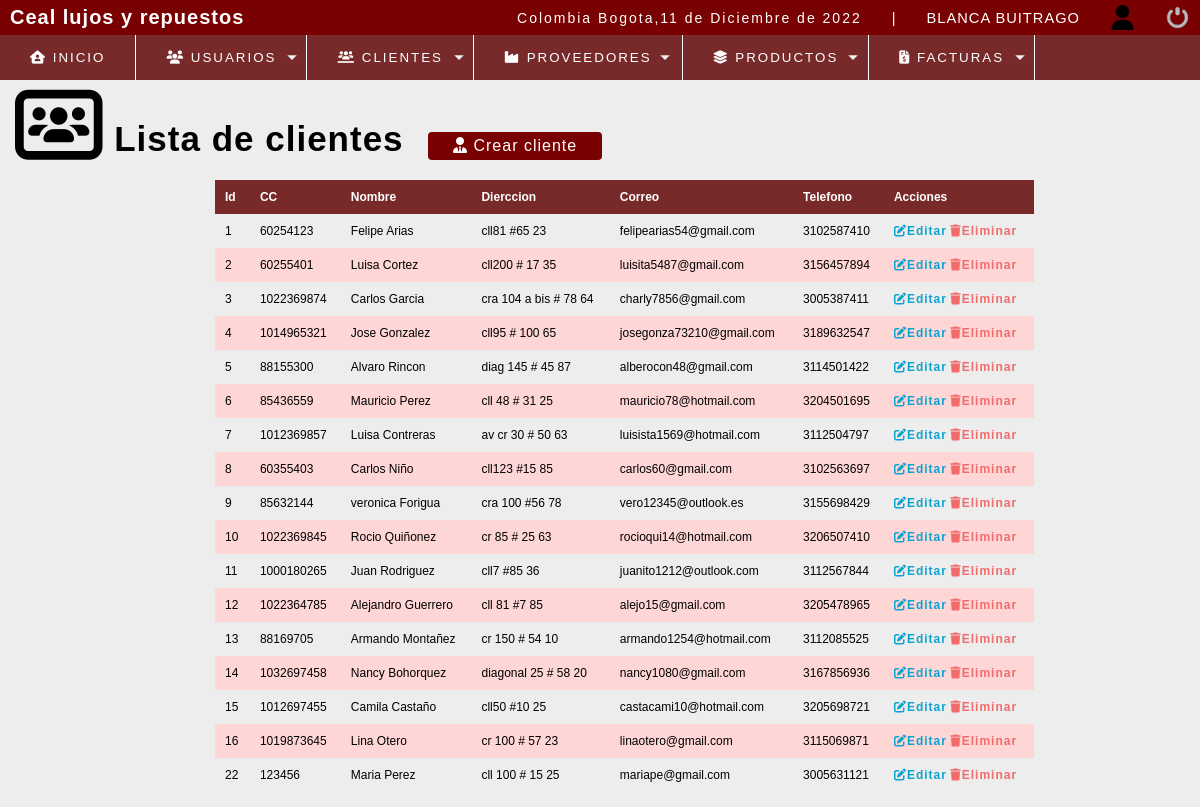
The app's page /estructura/lista_clientes.php (signed in) with its own data.
### tables this page shows
CREATE TABLE `clientes` (
  `idcliente` int(11) NOT NULL,
  `CC` int(11) DEFAULT NULL,
  `nombre` varchar(80) DEFAULT NULL,
  `direccion` varchar(100) DEFAULT NULL,
  `telefono` varchar(15) DEFAULT NULL,
  `correo` varchar(100) DEFAULT NULL,
  `dateadd` datetime NOT NULL DEFAULT current_timestamp(),
  `usuario_id` int(11) NOT NULL,
  `estatus` int(11) NOT NULL
);

### estructura/includes/functions.php (called while the page is built, shortened)
<?php
	function fecha(){
		$mes = array("","Enero",
					  "Febrero",
					  "Marzo",
					  "Abril",
					  "Mayo",
					  "Junio",
					  "Julio",
					  "Agosto",
					  "Septiembre",
					  "Octubre",
					  "Noviembre",
					  "Diciembre");
		return date('d')." de ". $mes[date('n')] . " de " . date('Y');
	}
 ?>

### estructura/lista_clientes.php (the view, shortened to what this page needs)
<?php
include "../conexion.php"
?>
<!DOCTYPE html>
<html lang="en">
<head>
	<?php include "includes/scripts.php";?>
</head>
<body>
<?php include "includes/header.php";?>
<section id="container">
<h1><i class="fa-sharp fa-solid fa-users-rectangle fa-2x"></i> Lista de clientes</h1>
<a href="registro_clientes.php"class="btn_new"><i class="fa-solid fa-user-tie"></i> Crear cliente</a>
<table>
	<tr>
	    <th>Id</th>
		<th>CC</th>
		<th>Nombre</th>
		<th>Dierccion</th>
		<th>Correo</th>
		<th>Telefono</th>
		<th>Acciones</th>
	</tr>
<?php
   $query=mysqli_query($conection, "SELECT c.idcliente, c.CC, c.nombre,
    c.direccion, c.correo, c.telefono FROM clientes c");
   $result=mysqli_num_rows($query);
      if($result >0){
	   while ($data =mysqli_fetch_array($query)){
    ?>
	    <tr>
		   <td><?php echo $data["idcliente"]?></td>
		   <td><?php echo $data["CC"]?></td>
		   <td><?php echo $data["nombre"]?></td>
		   <td><?php echo $data["direccion"]?></td>
		   <td><?php echo $data["correo"]?></td>
		   <td><?php echo $data["telefono"]?></td>
		    <td>
			   <a class="link_edit" href="editar_cliente.php?id=<?php echo $data["idcliente"]?>"><b>
			   <i class="fa-solid fa-pen-to-square"></i>Editar</b></a>
			    <a class="link_delete" href="eliminar_confirmar_cliente.php?id=<?php echo $data["idcliente"]?>"><b>
				<i class="fa-solid fa-trash"></i>Eliminar</b></a>
		     <?php
			 }
			 ?>
			</td>
	     </tr>
<?php
        }
?>
</table>
</section>
</body>
</html>

### estructura/includes/scripts.php (shortened to what this page needs)
<link rel="stylesheet" href="css/estilos1.css">
<?php include "functions.php";?>

### estructura/includes/header.php (shortened to what this page needs)
<header>
		<div class="header">
			<h1>Ceal lujos y repuestos </h1>
			<div class="optionsBar">
				<p>Colombia Bogota,<?php echo fecha();?></p>
				<span>|</span>
				<span class="user"><?php echo $_SESSION['nombre'];?></p></span>
				<img class="photouser" src="img/usuario.png" alt="Usuario">
				<a href="salir.php"><img class="close" src="img/salir.png" alt="Salir del sistema" title="Salir"></a>
			</div>
		</div>
		<?php include "includes/nav.php";?>
	</header>

### estructura/includes/nav.php (shortened to what this page needs)
<nav>
			<ul>
				<li><a href="index.php"><i class="fa-solid fa-house-user"></i> Inicio</a></li>
				<li class="principal">
					<a href="#"><i class="fa-solid fa-users"></i> Usuarios</a>
				</li>
				<li class="principal">
					<a href="#"><i class="fa-solid fa-users-line"></i> Clientes</a>
				</li>
				<li class="principal">
					<a href="#"><i class="fa-solid fa-industry"></i> Proveedores</a>
				</li>
				<li class="principal">
					<a href="#"><i class="fa-solid fa-layer-group"></i> Productos</a>
				</li>
				<li class="principal">
					<a href="#"><i class="fa-solid fa-file-invoice-dollar"></i> Facturas</a>
				</li>
			</ul>
		</nav>

### estructura/css/estilos1.css (style rules this page uses)
:root { --fuente: 'Quicksand', sans-serif; }
* { margin: 0; padding: 0; box-sizing: border-box; }
body { background: #ededed; font-family: var(--fuente); }
h1, h2, h3, h4, h5, h6 { letter-spacing: 1px; }
h1 { font-size: 20px; }
p { letter-spacing: 2px; font-size: 14px; line-height: 20px; }
a { text-decoration: none; letter-spacing: 1px; }
span { letter-spacing: 1px; font-size: 14px; line-height: 20px; }
header { position: fixed; width: 100%; }
.header { color: #FFF; background: #7A0101; height: 35px; display: -webkit-flex; display: -moz-flex; display: -ms-flex; display: -o-flex; display: flex; justify-content: space-between; align-items: center; padding: 10px; }
.optionsBar { display: -webkit-flex; display: -moz-flex; display: -ms-flex; display: -o-flex; display: flex; justify-content: center; align-items: center; }
.optionsBar span { color: #FFF; font-size: 11pt; text-transform: uppercase; margin-left: 30px; }
.photouser { margin-left: 30px; width: 25px; height: 25px; }
.close { width: 25px; height: 25px; }
.optionsBar a { display: -webkit-flex; display: -moz-flex; display: -ms-flex; display: -o-flex; display: flex; margin-left: 30px; }
nav ul { background: #782A2A; list-style: none; display: -webkit-flex; display: -moz-flex; display: -ms-flex; display: -o-flex; display: flex; justify-content: left; align-items: center; }
nav ul>li a { position: relative; }
nav a { color: #FFF; display: block; font-size: 10pt; padding: 15px 30px; text-transform: uppercase; letter-spacing: 2px; transition: background .5s; border-right: 1px solid #ffffff; }
nav .principal>a { background: url(../images/arrow_bottom.png) no-repeat; background-position-x: 0%; background-position-y: 0%; background-size: auto auto; background-position: 94% center; background-size: 10px; }
#container { padding: 90px 15px 15px; }
#container h1 { font-size: 35px; display: inline-block; }
.btn_new { display: inline-block; background: #7A0101; color: #fff; padding: 5px 25px; border-radius: 4px; margin: 20px; }
table { border-collapse: collapse; font-size: 12px; width: 70%; margin: 0 0 0 200px; }
table th { text-align: left; padding: 10px; background: #782A2A; color: #FFF; }
table tr:nth-child(odd) { background: #ffd6d6; }
table td { padding: 10px; }
.link_edit { color: #0ca4ce; }
.link_delete { color: #f26b6b; }

### records on screen
clientes: idcliente "1", CC "60254123", nombre "Felipe Arias", direccion "cll81 #65 23", correo "felipearias54@gmail.com", telefono "3102587410"
clientes: idcliente "2", CC "60255401", nombre "Luisa Cortez", direccion "cll200 # 17 35", correo "luisita5487@gmail.com", telefono "3156457894"
clientes: idcliente "3", CC "1022369874", nombre "Carlos Garcia", direccion "cra 104 a bis # 78 64", correo "charly7856@gmail.com", telefono "3005387411"
clientes: idcliente "4", CC "1014965321", nombre "Jose Gonzalez", direccion "cll95 # 100 65", correo "josegonza73210@gmail.com", telefono "3189632547"
clientes: idcliente "5", CC "88155300", nombre "Alvaro Rincon", direccion "diag 145 # 45 87", correo "alberocon48@gmail.com", telefono "3114501422"
clientes: idcliente "6", CC "85436559", nombre "Mauricio Perez", direccion "cll 48 # 31 25", correo "mauricio78@hotmail.com", telefono "3204501695"
clientes: idcliente "7", CC "1012369857", nombre "Luisa Contreras", direccion "av cr 30 # 50 63", correo "luisista1569@hotmail.com", telefono "3112504797"
clientes: idcliente "8", CC "60355403", nombre "Carlos Niño", direccion "cll123 #15 85", correo "carlos60@gmail.com", telefono "3102563697"
clientes: idcliente "9", CC "85632144", nombre "veronica Forigua", direccion "cra 100 #56 78", correo "vero12345@outlook.es", telefono "3155698429"
clientes: idcliente "10", CC "1022369845", nombre "Rocio Quiñonez", direccion "cr 85 # 25 63", correo "rocioqui14@hotmail.com", telefono "3206507410"
clientes: idcliente "11", CC "1000180265", nombre "Juan Rodriguez", direccion "cll7 #85 36", correo "juanito1212@outlook.com", telefono "3112567844"
clientes: idcliente "12", CC "1022364785", nombre "Alejandro Guerrero", direccion "cll 81 #7 85", correo "alejo15@gmail.com", telefono "3205478965"
clientes: idcliente "13", CC "88169705", nombre "Armando Montañez", direccion "cr 150 # 54 10", correo "armando1254@hotmail.com", telefono "3112085525"
clientes: idcliente "14", CC "1032697458", nombre "Nancy Bohorquez", direccion "diagonal 25 # 58 20", correo "nancy1080@gmail.com", telefono "3167856936"
clientes: idcliente "15", CC "1012697455", nombre "Camila Castaño", direccion "cll50 #10 25", correo "castacami10@hotmail.com", telefono "3205698721"
clientes: idcliente "16", CC "1019873645", nombre "Lina Otero", direccion "cr 100 # 57 23", correo "linaotero@gmail.com", telefono "3115069871"
clientes: idcliente "22", CC "123456", nombre "Maria Perez", direccion "cll 100 # 15 25", correo "mariape@gmail.com", telefono "3005631121"

### other values on screen
fecha() "11 de Diciembre de 2022"
$_SESSION['nombre'] "BLANCA BUITRAGO"
